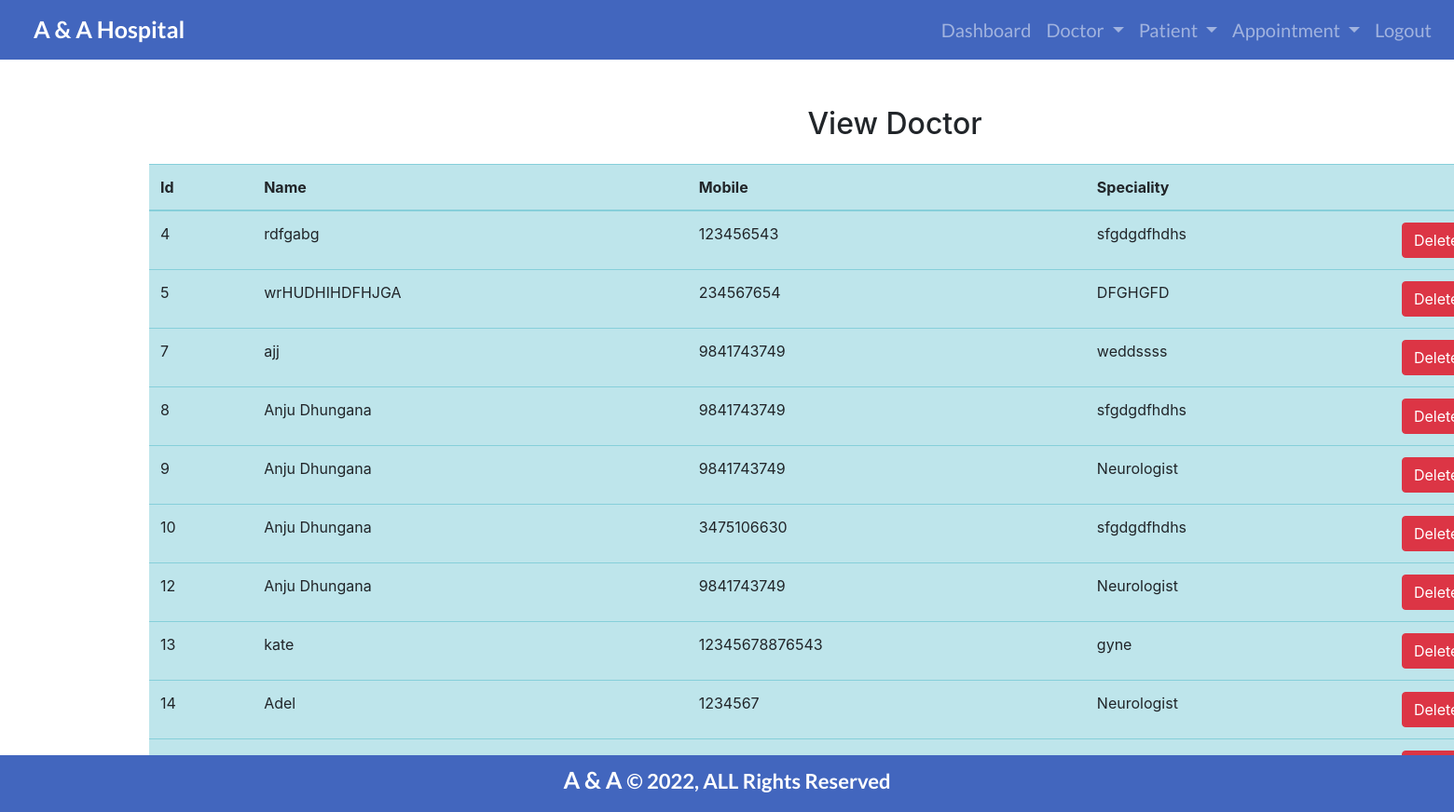
Page /view_doctor/ (signed in) on the earlier database version.
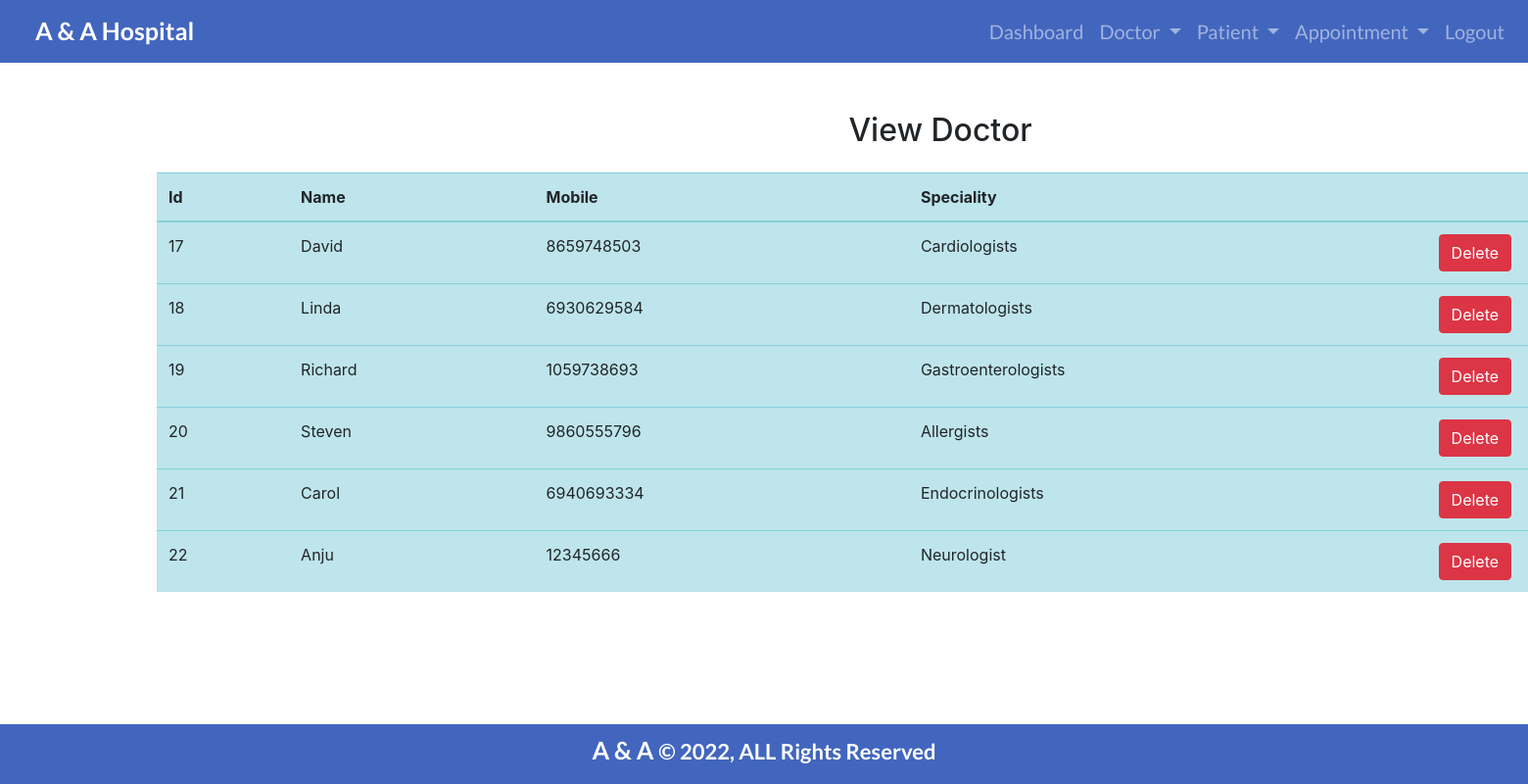
Same page on the later database version.
### hospital/models.py (models this page shows, shortened)
class Doctor(models.Model):
    name = models.CharField(max_length=50)
    mobile = models.IntegerField()
    speciality = models.CharField(max_length=50)

### hospital/views.py (the view)
# urls.py: path('view_doctor/',View_Doctor,name='view_doctor'),
def View_Doctor(request):
    if not request.user.is_staff:
        return redirect('login')
    doc = Doctor.objects.all()
    d = {'doc' : doc}
    return render(request, 'view_doctor.html', d)

### hospital/templates/view_doctor.html
{% include 'base.html' %}
{% include 'navigation.html' %}
{%block content%}
<div style="width: 100rem; margin-left: 10rem; margin-top: 50px">
    <h2 class="text-center py-0 mb-4">View Doctor</h2>
    <table id="example" class="table table-info">
        <thead>
            <tr>
                <th>Id</th>
                <th>Name</th>
                <th>Mobile</th>
                <th>Speciality</th>
               <th></th>
            </tr>
        </thead>
        <tbody>
            {% for i in doc %}
            <tr>
               <td> {{i.id}}</td>
               <td> {{i.name}}</td>
               <td> {{i.mobile}}</td>
               <td> {{i.speciality}}</td>
               <td><a href="{% url 'delete_doctor' i.id %}"
                onclick="return confirm('Are you sure you want to delete?')"class="btn btn-danger">Delete</a></td>
            </tr>
            {% endfor %}
        </tbody>
    </table>
</div>
{%endblock%}
{% include 'footer.html' %}

Differences in the rows shown:
removed Doctor: id "4", name "rdfgabg", mobile "123456543", speciality "sfgdgdfhdhs"
removed Doctor: id "5", name "wrHUDHIHDFHJGA", mobile "234567654", speciality "DFGHGFD"
removed Doctor: id "7", name "ajj", mobile "9841743749", speciality "weddssss"
removed Doctor: id "8", name "Anju Dhungana", mobile "9841743749", speciality "sfgdgdfhdhs"
removed Doctor: id "9", name "Anju Dhungana", mobile "9841743749", speciality "Neurologist"
removed Doctor: id "10", name "Anju Dhungana", mobile "3475106630", speciality "sfgdgdfhdhs"
removed Doctor: id "12", name "Anju Dhungana", mobile "9841743749", speciality "Neurologist"
removed Doctor: id "13", name "kate", mobile "12345678876543", speciality "gyne"
removed Doctor: id "14", name "Adel", mobile "1234567", speciality "Neurologist"
added Doctor: id "17", name "David", mobile "8659748503", speciality "Cardiologists"
added Doctor: id "18", name "Linda", mobile "6930629584", speciality "Dermatologists"
added Doctor: id "19", name "Richard", mobile "1059738693", speciality "Gastroenterologists"
added Doctor: id "20", name "Steven", mobile "9860555796", speciality "Allergists"
added Doctor: id "21", name "Carol", mobile "6940693334", speciality "Endocrinologists"
added Doctor: id "22", name "Anju", mobile "12345666", speciality "Neurologist"
